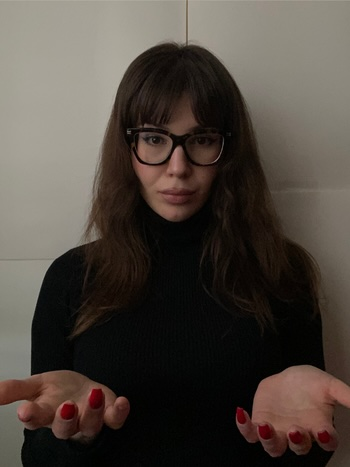
#> input picture background.jpg, 350 x 467 px, found by its file name
$ python collage.py
#> lines starting #> are read from the running program, lines starting #| are printed output that depends on the picture

from PIL import Image
import random
import os

background_path = "background.jpg"

def create_collages(background_path, objects_folder, coordinates, output_folder, num_images=6):
    # Carica l'immagine di background
#> called with background_path = 'background.jpg', objects_folder = 'objects_folder', output_folder = 'output_folder', num_images = 6
    background = Image.open(background_path)
#> background is the input picture: PIL image 350x467 RGB; mean R, G, B 77.3, 69.3, 62

    # Elenco di tutte le immagini degli oggetti
    object_images = [img for img in os.listdir(objects_folder) if img.endswith('.jpg')]

    # Assicurati che ci siano almeno 2 immagini e non più di 120
    if not 2 <= len(object_images) <= 6:
        raise ValueError("Il numero di immagini degli oggetti deve essere tra 2 e 6.")

    # Genera 100 combinazioni uniche di coppie di immagini
    all_combinations = random.sample([(i, j) for i in object_images for j in object_images if i != j], num_images)

    # Crea le immagini collage
    for idx, (img1, img2) in enumerate(all_combinations, 1):
        with Image.open(os.path.join(objects_folder, img1)) as obj1, Image.open(os.path.join(objects_folder, img2)) as obj2:
            # Crea una copia del background per ogni collage
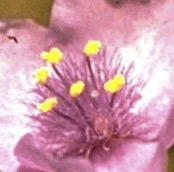
#> input picture objects_folder/img_2.jpg, 174 x 172 px, found by its file name
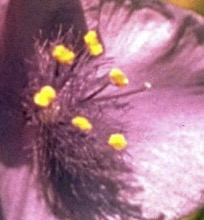
#> input picture objects_folder/img_3.jpg, 204 x 220 px, found by its file name
#> obj1 is the input picture: PIL image 174x172 RGB; mean R, G, B 208, 153.9, 168.3
#> obj2 is the input picture: PIL image 204x220 RGB; mean R, G, B 164, 116.8, 136.2
            temp_background = background.copy()

            # Posiziona le immagini degli oggetti sul background
#> (the run stopped early here; a loop or call above may not have finished)
